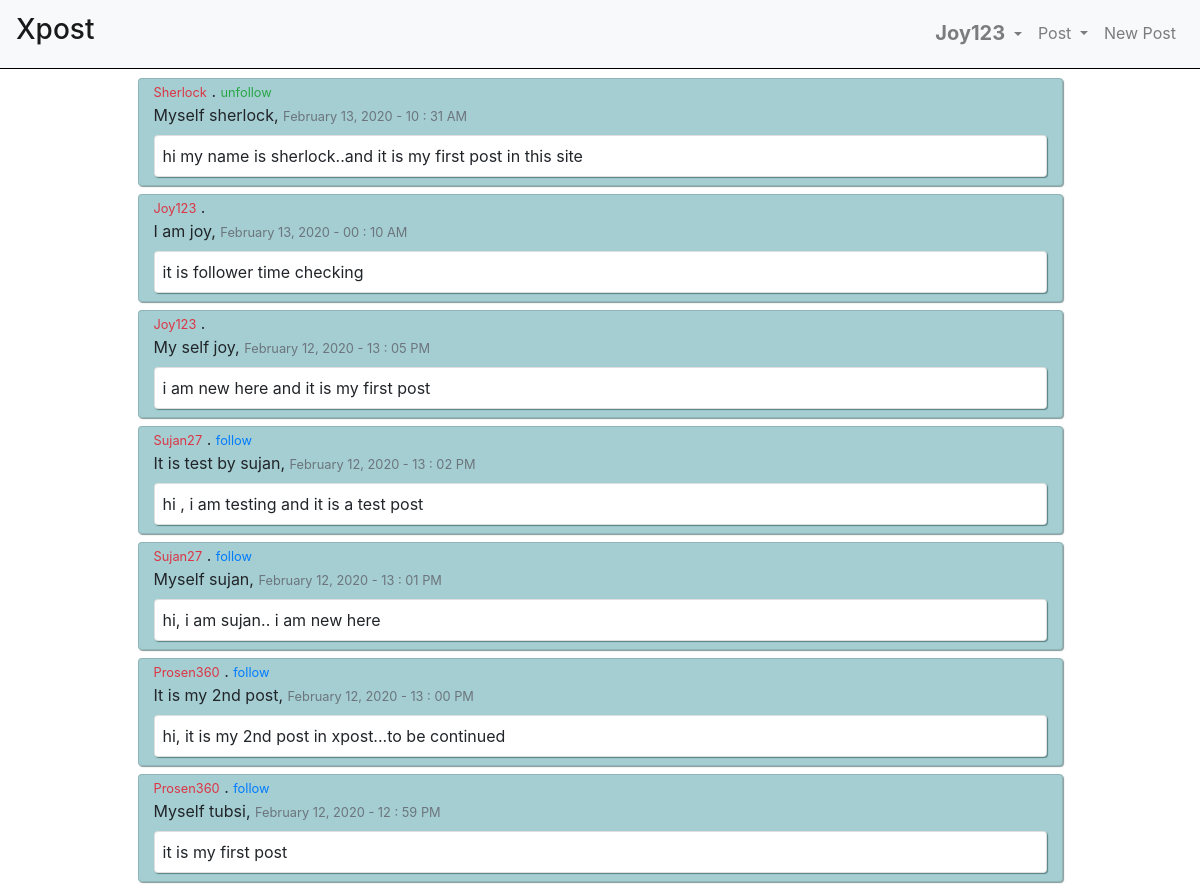
The app's page /global/ (signed in), older data.
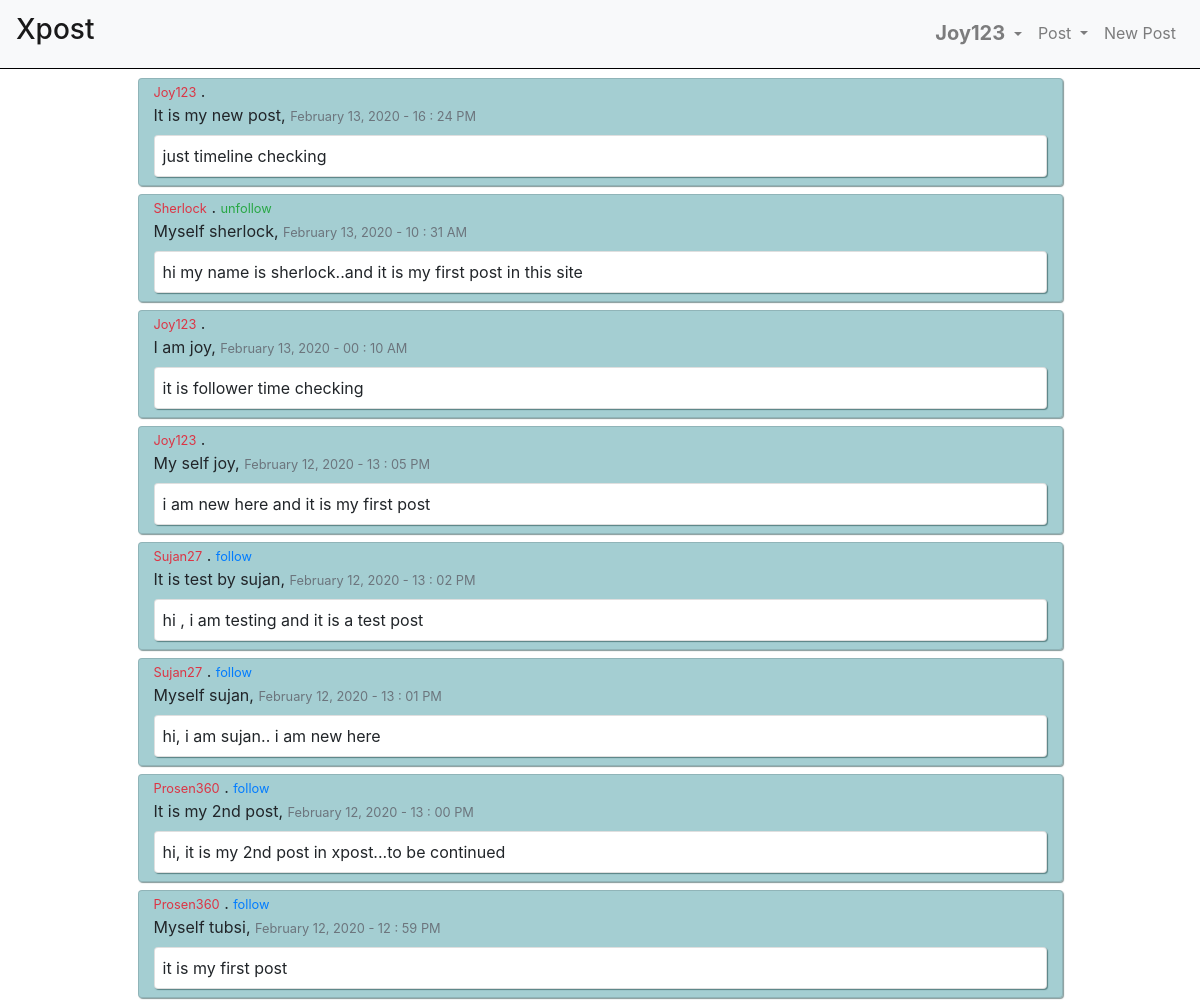
The same page, newer data.
### userposts/models.py (models this page shows, shortened)
class Posts(models.Model):
    author = models.ForeignKey(User, on_delete=models.CASCADE)
    title = models.CharField(max_length=150)
    post = models.TextField()
    dateOfPost = models.DateTimeField(default=timezone.now)

### global/views.py (the view)
# urls.py: path('', views.globalPost, name='global')
@login_required(login_url='../login')
def globalPost(response):
    flag = False
    posts = []
    allPosts = Posts.objects.all().order_by('-dateOfPost')
    myFollow = Follower.objects.filter(follower_id=response.user.id)
    for post in allPosts:
        for f in myFollow:
            if f.following_id == post.author_id:
                posts.append({
                    'post': post,
                    'indication': 'unfollow',
                    'color': 'text-success'
                })
                flag = True
                break
        if post.author_id == response.user.id:
            posts.append({
                'post': post,
                'indication': '',
                'color': 'text-success'
            })
        elif flag == False:
            posts.append({
                'post': post,
                'indication': 'follow',
                'color': 'text-primary'
            })
        else:
            flag = False
    return render(response, 'global/global.html', {'posts': posts})

### global/templates/global/global.html (shortened to what this page needs)
{% extends 'base.html' %}
{% block content %}
{% for post in posts %}
<div class="card col-10 mx-auto my-2"
    style="box-shadow: 1px 1px 1px rgba(13, 54, 54, 0.507);background-color: #0a7a865e;">
    <div class="card-text">
        <small class="text-danger">{{post.post.author|capfirst}}</small> . <small class="myAuthor {{post.color}}"
            data-id="{{post.post.author_id}}">{{post.indication}}</small>
    </div>
    <div class="card-text">
        {{post.post.title|capfirst}},
        <small class="text-muted">
            {{post.post.dateOfPost|date:"F d, Y - H : i A"}}
        </small>
    </div>
    <div class="card pl-2 py-2 my-2" style="box-shadow: 1px 1px 1px rgba(13, 54, 54, 0.507);">
        {{post.post.post}}
    </div>
</div>
{% endfor %}
{% endblock content %}

Row changes from the older to the newer data that the page shows:
added Posts: post.author "Joy123", post "It is my new post", post.dateOfPost "February 13, 2020 - 16 : 24 PM", post.post "just timeline checking"
